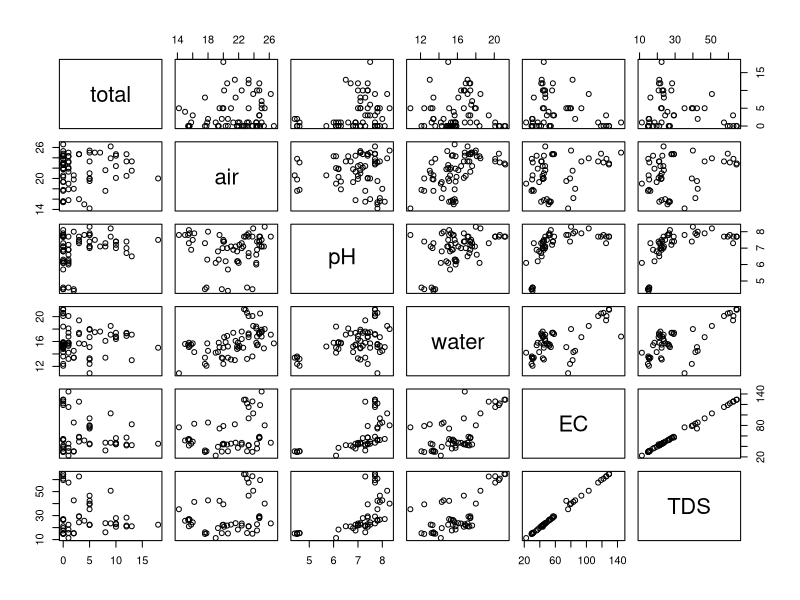

Reproduce this figure in R. (Note: this script raises an error after producing the figure.)
###############################
# Exploratory plots of salamander and water chemistry
# J. Brooks
###############################

# load packages
library(ggplot2)
library(dplyr)


# read in data
sal <- read.csv("Data/Date_Location_Transect_Visit_Data_Processed.csv", stringsAsFactors = FALSE)


head(sal)
str(sal)
summary(sal)

# attach(sal)
pairs(sal[ ,c(20,23,24,25,27,28)])

plot(Total ~ Air, data = sal)

# Add reference to the up, down
sal <- sal %>%
  mutate(type = ifelse(Type == "res", Up_down, Type))
str(sal)

g1 <- ggplot(sal, aes(Stream, Total, order("POPLICKTRIB","ELKLICK","BLUELICK", "MILL", "BEARHILL", "DUNGHILL", "ALEX", "KOCH", "WSHALEN")))
#g1 + geom_violin(scale="area", data= NULL) # look for data in ggplot()

g1 + geom_boxplot()
#g1 + geom_pointrange(ymin = 0, ymax=20)
#g1 + geom_dotplot(binaxis="y", stackdir="center")

#par(mfrow=c(1,1))
g1 <- ggplot(sal, aes(Stream, Air))
g1 + geom_boxplot()

g1 <- ggplot(sal, aes(Stream, Water))
g1 + geom_boxplot()

g1 <- ggplot(sal, aes(Stream, pH))
g1 + geom_boxplot()

g1 <- ggplot(sal, aes(Stream, EC))
g1 + geom_boxplot()

g1 <- ggplot(sal, aes(Stream, TDS))
g1 + geom_boxplot()

barplot(sal$Total, names.arg = sal$Stream)

mean(sal$Total, na.rm = TRUE)

#if(sal$Stream == "res") print(mean(i))

g2 <- ggplot(sal, aes(x=Total, y=Up_down))
g2 + geom_boxplot()
g2 + geom_bar()

#mean(Totalsal$res)
mean_res <- function(Total, Up_down="res"){
  mean <- sal$Total
}

mean_res(Up_down = "res")

sapply(split(Total, Up_down), mean)
sapply(split(Total, Type), mean)

plot(mean(Total, Type))

# detach(sal)


# Group by transect-visit

sal_means <- sal %>%
  group_by(Stream, Type, Transect, Up_down, type) %>%
  dplyr::select(-Date, -Observers, -Visit) %>%
  summarise_all(mean, na.rm = TRUE)

sal_sds <- sal %>%
  group_by(Stream, Type, Transect, Up_down, type) %>%
  dplyr::select(-Date, -Observers, -Visit) %>%
  summarise_all(sd, na.rm = TRUE)

print(sal_means, n = nrow(sal_means))
print(sal_sds, n = 36)

# plot ggplots with groupings?
ggplot(sal, aes(x = reorder(type, pH, FUN = median), pH)) + geom_boxplot(fill = "lightblue") + theme_bw()
ggplot(sal_means, aes(x = reorder(type, pH, FUN = median), pH)) + geom_boxplot(fill = "lightblue") + theme_bw()
ggplot(sal, aes(x = reorder(type, pH, FUN = median), pH)) + geom_violin(draw_quantiles = c(0.25, 0.5, 0.75), fill = "lightblue") + theme_bw()
ggplot(sal_means, aes(x = reorder(type, pH, FUN = median), pH)) + geom_violin(draw_quantiles = c(0.25, 0.5, 0.75), fill = "lightblue") + theme_bw()

ggplot(sal_means, aes(x = reorder(type, EBISL, FUN = mean), EBISL)) + geom_boxplot(fill = "lightblue") + theme_bw()
ggplot(sal_means, aes(x = reorder(type, EBISL, FUN = mean), EBISL)) + geom_violin(draw_quantiles = 0.5, fill = "lightblue") + theme_bw()
